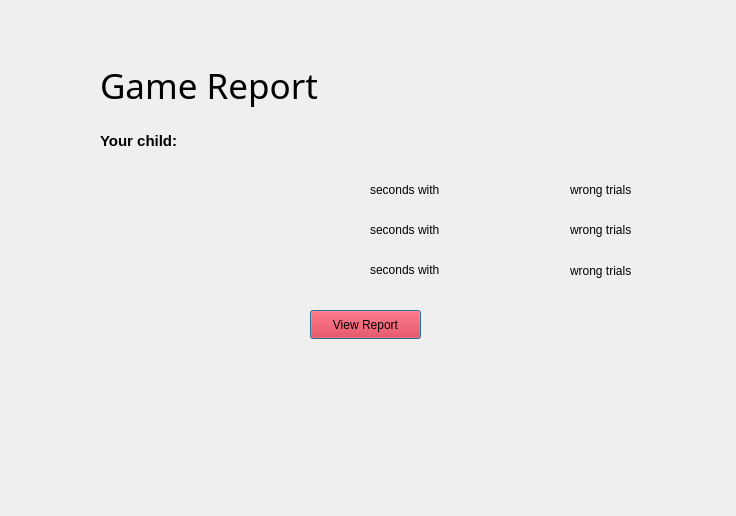
<?xml version="1.0" encoding="UTF-8"?>
<ui version="4.0">
 <class>Report</class>
 <widget class="QDialog" name="Report">
  <property name="geometry">
   <rect>
    <x>0</x>
    <y>0</y>
    <width>736</width>
    <height>516</height>
   </rect>
  </property>
  <property name="windowTitle">
   <string>Dialog</string>
  </property>
  <property name="styleSheet">
   <string notr="true">#Report{background-image: url(:/background/images/signin.jpg);}</string>
  </property>
  <widget class="QLabel" name="label_3">
   <property name="geometry">
    <rect>
     <x>100</x>
     <y>130</y>
     <width>111</width>
     <height>21</height>
    </rect>
   </property>
   <property name="font">
    <font>
     <family>Segoe UI</family>
     <pointsize>11</pointsize>
     <italic>false</italic>
     <bold>true</bold>
    </font>
   </property>
   <property name="styleSheet">
    <string notr="true">color: rgb(0, 0, 0);
font: 700 11pt &quot;Segoe UI&quot;;</string>
   </property>
   <property name="text">
    <string>Your child:</string>
   </property>
  </widget>
  <widget class="QLabel" name="childName">
   <property name="geometry">
    <rect>
     <x>200</x>
     <y>130</y>
     <width>91</width>
     <height>21</height>
    </rect>
   </property>
   <property name="font">
    <font>
     <pointsize>11</pointsize>
    </font>
   </property>
   <property name="styleSheet">
    <string notr="true">color: rgb(0, 0, 0);</string>
   </property>
   <property name="text">
    <string/>
   </property>
  </widget>
  <widget class="QLabel" name="label_2">
   <property name="geometry">
    <rect>
     <x>100</x>
     <y>60</y>
     <width>221</width>
     <height>51</height>
    </rect>
   </property>
   <property name="font">
    <font>
     <family>Franklin Gothic Demi Cond</family>
     <pointsize>26</pointsize>
     <italic>false</italic>
     <bold>false</bold>
    </font>
   </property>
   <property name="styleSheet">
    <string notr="true">color: rgb(0, 0, 0);
font: 26pt &quot;Franklin Gothic Demi Cond&quot;;</string>
   </property>
   <property name="text">
    <string>Game Report</string>
   </property>
  </widget>
  <widget class="QLabel" name="label_4">
   <property name="geometry">
    <rect>
     <x>90</x>
     <y>180</y>
     <width>131</width>
     <height>20</height>
    </rect>
   </property>
   <property name="styleSheet">
    <string notr="true">color: rgb(0, 0, 0);
font: 10pt &quot;Segoe UI&quot;;</string>
   </property>
   <property name="text">
    <string/>
   </property>
  </widget>
  <widget class="QLabel" name="label_5">
   <property name="geometry">
    <rect>
     <x>90</x>
     <y>220</y>
     <width>121</width>
     <height>20</height>
    </rect>
   </property>
   <property name="styleSheet">
    <string notr="true">color: rgb(0, 0, 0);
font: 10pt &quot;Segoe UI&quot;;</string>
   </property>
   <property name="text">
    <string/>
   </property>
  </widget>
  <widget class="QLabel" name="label_6">
   <property name="geometry">
    <rect>
     <x>90</x>
     <y>260</y>
     <width>121</width>
     <height>20</height>
    </rect>
   </property>
   <property name="styleSheet">
    <string notr="true">color: rgb(0, 0, 0);
font: 10pt &quot;Segoe UI&quot;;</string>
   </property>
   <property name="text">
    <string/>
   </property>
  </widget>
  <widget class="QLabel" name="label_7">
   <property name="geometry">
    <rect>
     <x>370</x>
     <y>180</y>
     <width>101</width>
     <height>20</height>
    </rect>
   </property>
   <property name="styleSheet">
    <string notr="true">color: rgb(0, 0, 0);
font: 10pt &quot;Segoe UI&quot;;</string>
   </property>
   <property name="text">
    <string>seconds with</string>
   </property>
  </widget>
  <widget class="QLabel" name="label_8">
   <property name="geometry">
    <rect>
     <x>370</x>
     <y>260</y>
     <width>101</width>
     <height>20</height>
    </rect>
   </property>
   <property name="styleSheet">
    <string notr="true">color: rgb(0, 0, 0);
font: 10pt &quot;Segoe UI&quot;;</string>
   </property>
   <property name="text">
    <string>seconds with</string>
   </property>
  </widget>
  <widget class="QLabel" name="label_9">
   <property name="geometry">
    <rect>
     <x>370</x>
     <y>220</y>
     <width>101</width>
     <height>20</height>
    </rect>
   </property>
   <property name="styleSheet">
    <string notr="true">color: rgb(0, 0, 0);
font: 10pt &quot;Segoe UI&quot;;</string>
   </property>
   <property name="text">
    <string>seconds with</string>
   </property>
  </widget>
  <widget class="QLabel" name="label_10">
   <property name="geometry">
    <rect>
     <x>570</x>
     <y>180</y>
     <width>91</width>
     <height>20</height>
    </rect>
   </property>
   <property name="styleSheet">
    <string notr="true">color: rgb(0, 0, 0);
font: 10pt &quot;Segoe UI&quot;;</string>
   </property>
   <property name="text">
    <string>wrong trials</string>
   </property>
  </widget>
  <widget class="QLabel" name="label_11">
   <property name="geometry">
    <rect>
     <x>570</x>
     <y>260</y>
     <width>91</width>
     <height>21</height>
    </rect>
   </property>
   <property name="styleSheet">
    <string notr="true">color: rgb(0, 0, 0);
font: 10pt &quot;Segoe UI&quot;;</string>
   </property>
   <property name="text">
    <string>wrong trials</string>
   </property>
  </widget>
  <widget class="QLabel" name="label_12">
   <property name="geometry">
    <rect>
     <x>570</x>
     <y>220</y>
     <width>91</width>
     <height>20</height>
    </rect>
   </property>
   <property name="styleSheet">
    <string notr="true">color: rgb(0, 0, 0);
font: 10pt &quot;Segoe UI&quot;;</string>
   </property>
   <property name="text">
    <string>wrong trials</string>
   </property>
  </widget>
  <widget class="QLabel" name="l1">
   <property name="geometry">
    <rect>
     <x>220</x>
     <y>180</y>
     <width>131</width>
     <height>20</height>
    </rect>
   </property>
   <property name="styleSheet">
    <string notr="true">color: rgb(0, 0, 0);
font: 10pt &quot;Segoe UI&quot;;</string>
   </property>
   <property name="text">
    <string/>
   </property>
   <property name="alignment">
    <set>Qt::AlignCenter</set>
   </property>
  </widget>
  <widget class="QLabel" name="l2">
   <property name="geometry">
    <rect>
     <x>220</x>
     <y>220</y>
     <width>131</width>
     <height>20</height>
    </rect>
   </property>
   <property name="styleSheet">
    <string notr="true">color: rgb(0, 0, 0);
font: 10pt &quot;Segoe UI&quot;;</string>
   </property>
   <property name="text">
    <string/>
   </property>
   <property name="alignment">
    <set>Qt::AlignCenter</set>
   </property>
  </widget>
  <widget class="QLabel" name="l3">
   <property name="geometry">
    <rect>
     <x>220</x>
     <y>260</y>
     <width>131</width>
     <height>20</height>
    </rect>
   </property>
   <property name="styleSheet">
    <string notr="true">color: rgb(0, 0, 0);
font: 10pt &quot;Segoe UI&quot;;</string>
   </property>
   <property name="text">
    <string/>
   </property>
   <property name="alignment">
    <set>Qt::AlignCenter</set>
   </property>
  </widget>
  <widget class="QLabel" name="w1">
   <property name="geometry">
    <rect>
     <x>490</x>
     <y>180</y>
     <width>51</width>
     <height>20</height>
    </rect>
   </property>
   <property name="styleSheet">
    <string notr="true">color: rgb(0, 0, 0);
font: 10pt &quot;Segoe UI&quot;;</string>
   </property>
   <property name="text">
    <string/>
   </property>
  </widget>
  <widget class="QLabel" name="w2">
   <property name="geometry">
    <rect>
     <x>490</x>
     <y>220</y>
     <width>51</width>
     <height>20</height>
    </rect>
   </property>
   <property name="styleSheet">
    <string notr="true">color: rgb(0, 0, 0);
font: 10pt &quot;Segoe UI&quot;;</string>
   </property>
   <property name="text">
    <string/>
   </property>
  </widget>
  <widget class="QLabel" name="w3">
   <property name="geometry">
    <rect>
     <x>490</x>
     <y>260</y>
     <width>51</width>
     <height>20</height>
    </rect>
   </property>
   <property name="styleSheet">
    <string notr="true">color: rgb(0, 0, 0);
font: 10pt &quot;Segoe UI&quot;;</string>
   </property>
   <property name="text">
    <string/>
   </property>
  </widget>
  <widget class="QPushButton" name="viewReportButton">
   <property name="geometry">
    <rect>
     <x>310</x>
     <y>310</y>
     <width>111</width>
     <height>29</height>
    </rect>
   </property>
   <property name="cursor">
    <cursorShape>PointingHandCursor</cursorShape>
   </property>
   <property name="styleSheet">
    <string notr="true">background-color: rgb(250, 0, 17);
font: 9pt &quot;Segoe UI&quot;;
color: rgb(0, 0, 0);</string>
   </property>
   <property name="text">
    <string>View Report</string>
   </property>
  </widget>
  <widget class="QLabel" name="notStarted">
   <property name="geometry">
    <rect>
     <x>290</x>
     <y>130</y>
     <width>211</width>
     <height>20</height>
    </rect>
   </property>
   <property name="text">
    <string/>
   </property>
  </widget>
 </widget>
 <resources/>
 <connections/>
</ui>
